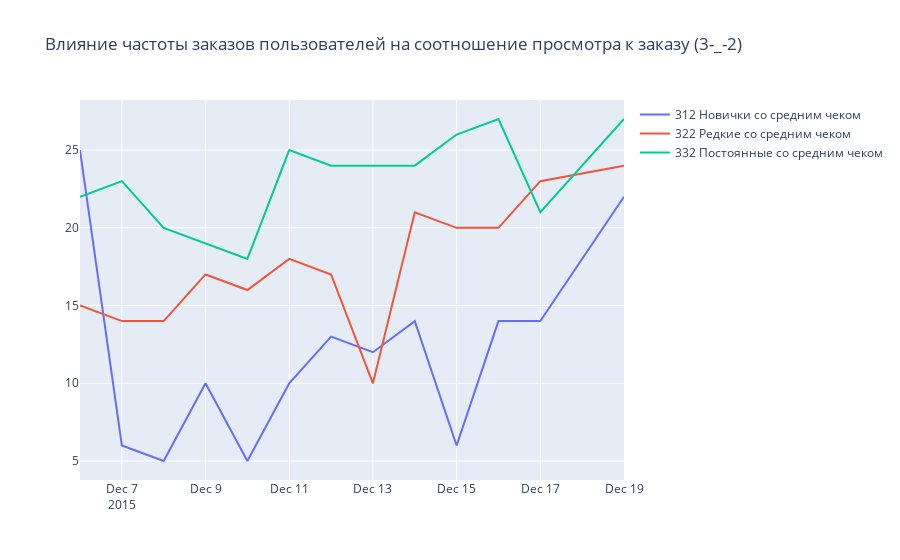

The notebook cell saved with this chart:
### Markdown cell above
Большая волатильность у сегмента VIP может быть обусловлена маленьким количеством данных по данному сегменту.

### Code cell
fig = go.Figure()
fig.add_trace(go.Scatter(x=view2order_days.index, y=view2order_days['312 Новички со средним чеком'], 
                    mode='lines',
                    name='312 Новички со средним чеком'))
fig.add_trace(go.Scatter(x=view2order_days.index, y=view2order_days['322 Редкие со средним чеком'],
                    mode='lines',
                    name='322 Редкие со средним чеком'))
fig.add_trace(go.Scatter(x=view2order_days.index, y=view2order_days['332 Постоянные со средним чеком'],
                    mode='lines',
                    name='332 Постоянные со средним чеком'))
fig.update_layout(
    title_text="Влияние частоты заказов пользователей на соотношение просмотра к заказу (3-_-2)"
)
fig.show()
print('312 order sample size:', orders_['312 Новички со средним чеком'].sum())
print('322 order sample size:', orders_['322 Редкие со средним чеком'].sum())
print('332 order sample size:', orders_['332 Постоянные со средним чеком'].sum())

### Figure 1 — Plotly figure (JSON) as saved in the notebook; plotly's stock layout.template omitted (floating-point values rounded to 4 significant figures)
{"data": [{"mode": "lines", "name": "312 Новички со средним чеком", "type": "scatter", "x": ["2015-12-06", "2015-12-07", "2015-12-08", "2015-12-09", "2015-12-10", "2015-12-11", "2015-12-12", "2015-12-13", "2015-12-14", "2015-12-15", "2015-12-16", "2015-12-17", "2015-12-19"], "y": [25, 6, 5, 10, 5, 10, 13, 12, 14, 6, 14, 14, 22]}, {"mode": "lines", "name": "322 Редкие со средним чеком", "type": "scatter", "x": ["2015-12-06", "2015-12-07", "2015-12-08", "2015-12-09", "2015-12-10", "2015-12-11", "2015-12-12", "2015-12-13", "2015-12-14", "2015-12-15", "2015-12-16", "2015-12-17", "2015-12-19"], "y": [15, 14, 14, 17, 16, 18, 17, 10, 21, 20, 20, 23, 24]}, {"mode": "lines", "name": "332 Постоянные со средним чеком", "type": "scatter", "x": ["2015-12-06", "2015-12-07", "2015-12-08", "2015-12-09", "2015-12-10", "2015-12-11", "2015-12-12", "2015-12-13", "2015-12-14", "2015-12-15", "2015-12-16", "2015-12-17", "2015-12-19"], "y": [22, 23, 20, 19, 18, 25, 24, 24, 24, 26, 27, 21, 27]}], "layout": {"title": {"text": "Влияние частоты заказов пользователей на соотношение просмотра к заказу (3-_-2)"}}}
